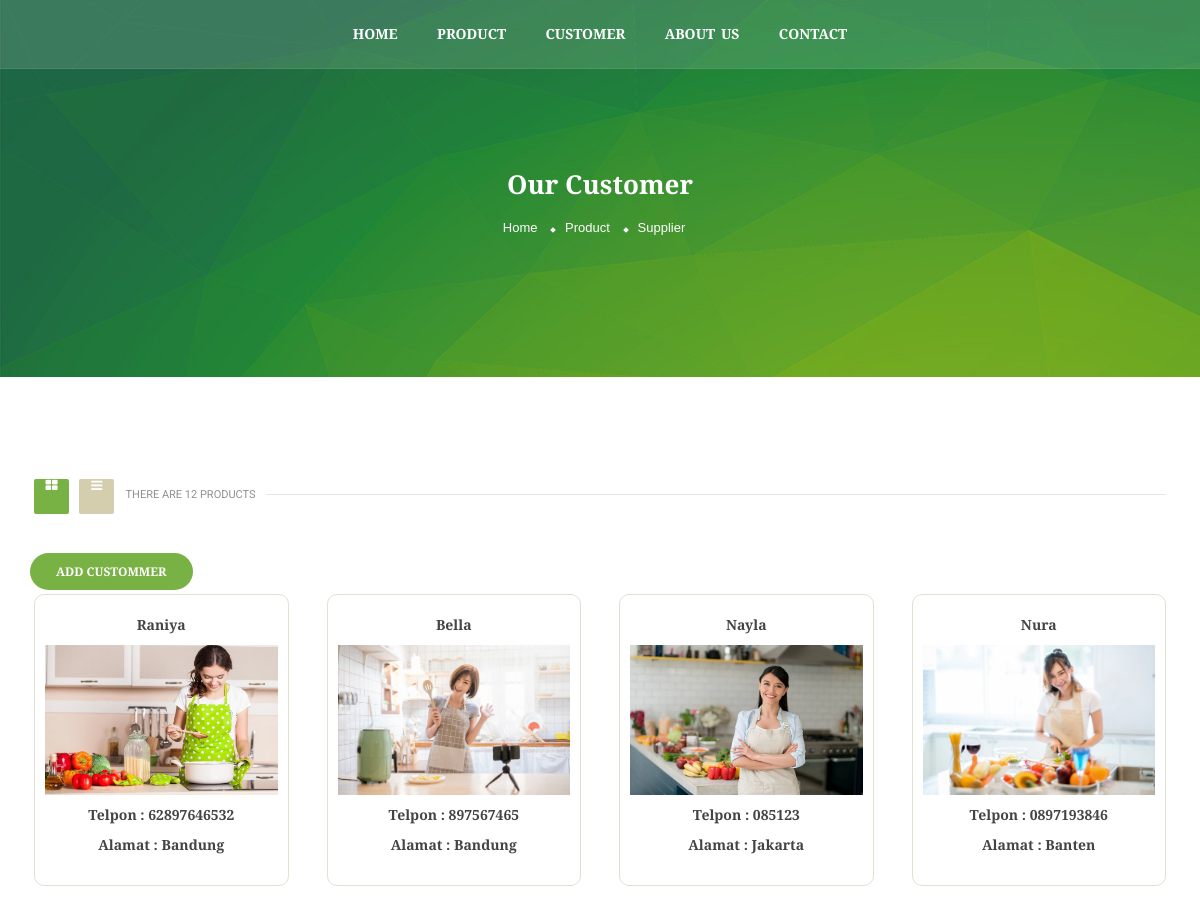
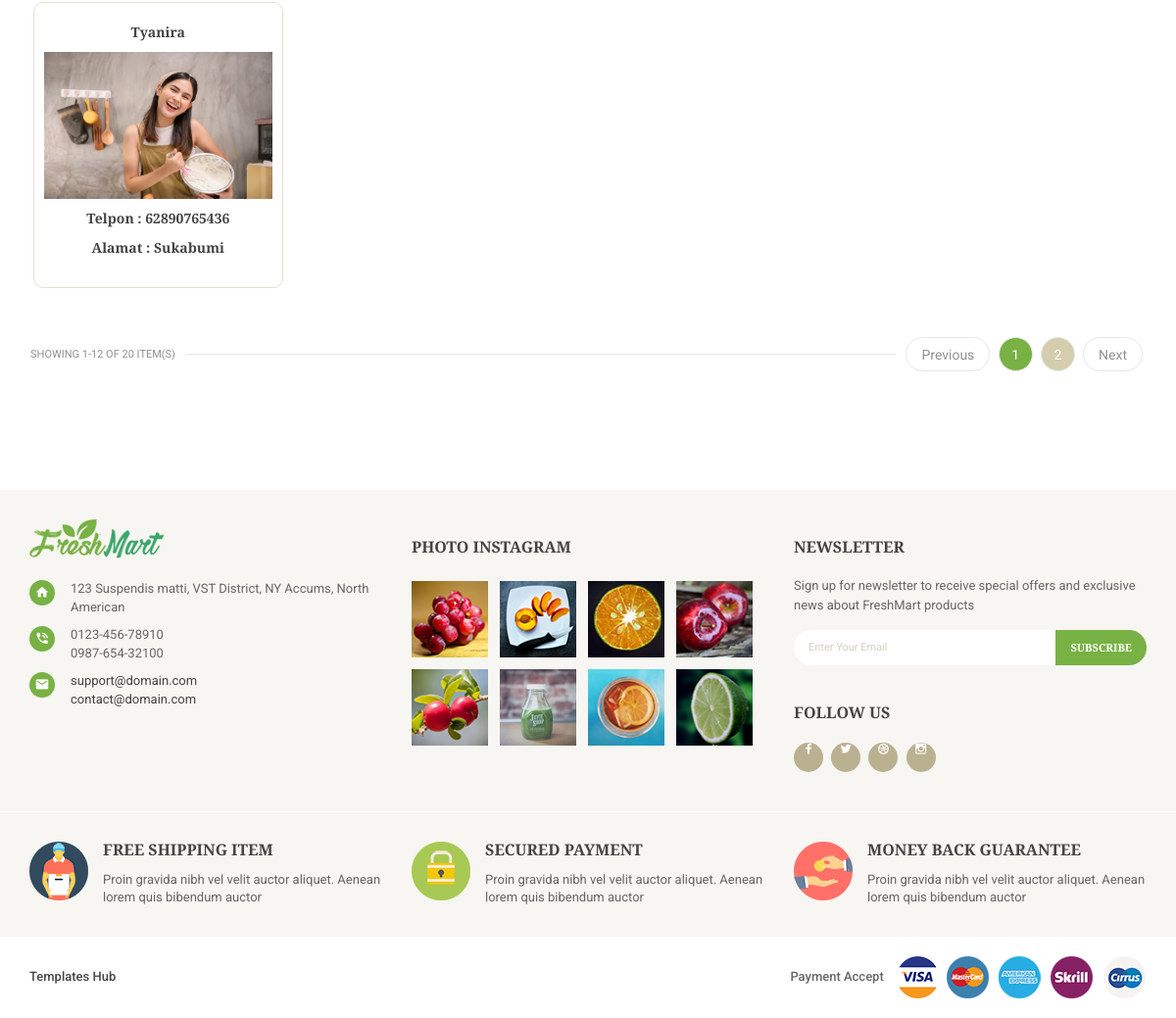
The page /customer/page-customer.php on the database its author committed (2 pictures, top to bottom).
### tables this page shows
CREATE TABLE `pelanggan` (
  `id_pelanggan` int(11) NOT NULL,
  `nama_pelanggan` varchar(100) NOT NULL,
  `jenis_kelamin` enum('pria','wanita') NOT NULL,
  `telpon` varchar(20) NOT NULL,
  `alamat` text NOT NULL,
  `gambar` varchar(225) DEFAULT NULL
);

### customer/page-customer.php (the view, shortened to what this page needs)
<!DOCTYPE php>
<php lang="zxx">
<head>
		<link rel="stylesheet" href="../libs/bootstrap/css/bootstrap.css">
		<link rel="stylesheet" href="../libs/font-awesome/css/font-awesome.min.css">
		<link rel="stylesheet" href="../libs/font-material/css/material-design-iconic-font.min.css">
		<link rel="stylesheet" href="../libs/nivo-slider/css/nivo-slider.css">
		<link rel="stylesheet" href="../libs/nivo-slider/css/animate.css">
		<link rel="stylesheet" href="../libs/nivo-slider/css/style.css">
		<link rel="stylesheet" href="../libs/owl.carousel/assets/owl.carousel.min.css">
		<link rel="stylesheet" href="../libs/slider-range/css/jslider.css">
		<link rel="stylesheet" href="../css/style.css">
		<link rel="stylesheet" href="../css/reponsive.css">
	</head>
	<body class="home home-1">
		<div id="all">
				<div id="main-menu">
					<ul class="menu">
						<li class="dropdown">
							<a href="../home.php" title="Homepage">Home</a>
						</li>
						<li class="dropdown">
							<a href="../produk/product.php" title="Product">Product</a>
						</li>
						<li class="dropdown">
							<a href="../customer/page-customer.php">Customer</a>
						</li>
						<li>
							<a href="../page-about-us.php">About Us</a>
						</li>
						<li>
							<a href="../page-contact.php">Contact</a>
						</li>
					</ul>
				</div>
			<div id="content" class="site-content">
				<div id="breadcrumb">
					<div class="container">
						<h2 class="title">Our Customer</h2>
						<ul class="breadcrumb">
							<li><a href="#" title="Home">Home</a></li>
							<li><a href="#" title="Product">Product</a></li>
							<li><a href="#" title="Suplier">Supplier</a></li>
						</ul>
					</div>
				</div>
				<div class="container">
					<div class="row">
						<div id="center-column" class="col-lg-12 col-md-9 col-sm-9 col-xs-12">
							<div class="product-category-page">
								<div class="products-bar">
									<div class="row">
										<div class="col-md-6 col-xs-6">
											<div class="gridlist-toggle" role="tablist">
												<ul class="nav nav-tabs">
													<li class="active"><a href="#products-grid" data-toggle="tab" aria-expanded="true"><i class="fa fa-th-large"></i></a></li>
													<li><a href="#products-list" data-toggle="tab" aria-expanded="false"><i class="fa fa-bars"></i></a></li>
												</ul>
											</div>
											<div class="total-products">There are 12 products</div>
										</div>
									</div>
								</div>
								<div class="tab-content">
									<div class="tab-pane active" id="products-grid">
										<a class='btn btn-primary' href='add_customer.php'>Add Custommer</a>
										<?php
										include "../connection.php";
										$query = mysqli_query($connection, "SELECT * FROM pelanggan	");
									?>
										<div class="products-block">
											<div class="row">
												<?php
			                						while ($data = mysqli_fetch_array($query)) {
			                					?>
												<div class="col-lg-3 col-md-3 col-sm-6 col-xs-12">
													<div class="product-item">
														<div class="product-title">
															<a href="">
																<?php echo $data['nama_pelanggan'];?>
															</a>
														</div>
														<div class="product-title">
															<a href="">
															<img class="img-responsive" src="../img/customer/<?php echo $data['gambar'];?>" alt="Product Image" style="margin: auto; width: 300px; height: 150px;">
															</a>
														</div>
														<div class="product-title mb-3" >
															<a href="">
																Telpon : <?php echo $data['telpon'];?>
															</a>
														</div>
														<div class="product-title">
															<a href="">
																Alamat : <?php echo $data['alamat'];?>
															</a>
														</div>
													</div>
												</div>
											<?php } ?>
											</div>
										</div>
									</div>
								</div>
								</div>
								<div class="pagination-bar">
									<div class="row">
										<div class="col-md-4 col-sm-4 col-xs-12">
											<div class="text">Showing 1-12 of 20 item(s)</div>
										</div>
										<div class="col-md-8 col-sm-8 col-xs-12">
											<div class="pagination">
												<ul class="page-list">
													<li><a href="#" class="prev">Previous</a></li>
													<li><a href="#" class="current">1</a></li>
													<li><a href="#">2</a></li>
													<li><a href="#" class="next">Next</a></li>
												</ul>
											</div>
										</div>
									</div>
								</div>
							</div>
						</div>
					</div>
				</div>
			</div>
			<footer id="footer">
				<div class="footer">
					<div class="footer-top">
						<div class="container">
							<div class="row">
								<div class="col-lg-4 col-md-4 col-sm-4 col-xs-12">
									<div class="block text">
										<div class="block-content">
											<a href="index.php" class="logo-footer">
												<img src="../img/logo-2.png" alt="Logo">
											</a>
											<div class="contact">
												<div class="item d-flex">
													<div class="item-left">
														<i class="zmdi zmdi-home"></i>
													</div>
													<div class="item-right">
														<span>123 Suspendis matti, VST District, NY Accums, North American</span>
													</div>
												</div>
												<div class="item d-flex">
													<div class="item-left">
														<i class="zmdi zmdi-phone-in-talk"></i>
													</div>
													<div class="item-right">
														<span>0123-456-78910<br>0987-654-32100</span>
													</div>
												</div>
												<div class="item d-flex">
													<div class="item-left">
														<i class="zmdi zmdi-email"></i>
													</div>
													<div class="item-right">
														<span><a href="mailto:support@domain.com">support@domain.com</a><br><a href="mailto:contact@domain.com">contact@domain.com</a></span>
													</div>
												</div>
											</div>
										</div>
									</div>
								</div>
								<div class="col-lg-4 col-md-4 col-sm-4 col-xs-12">
									<div class="block instagram">
										<h2 class="block-title">Photo Instagram</h2>
										<div class="block-content">
											<div class="row margin-0">
												<div class="col-xs-3 col-sm-3 col-md-3 col-lg-3 padding-0">
													<a href="#">
														<img src="../img/instagram-1.png" alt="Instagram Image">
													</a>
												</div>
												<div class="col-xs-3 col-sm-3 col-md-3 col-lg-3 padding-0">
													<a href="#">
														<img src="../img/instagram-2.png" alt="Instagram Image">
													</a>
												</div>
												<div class="col-xs-3 col-sm-3 col-md-3 col-lg-3 padding-0">
													<a href="#">
														<img src="../img/instagram-3.png" alt="Instagram Image">
													</a>
												</div>
												<div class="col-xs-3 col-sm-3 col-md-3 col-lg-3 padding-0">
													<a href="#">
														<img src="../img/instagram-4.png" alt="Instagram Image">
													</a>
												</div>
												<div class="col-xs-3 col-sm-3 col-md-3 col-lg-3 padding-0">
													<a href="#">
														<img src="../img/instagram-5.png" alt="Instagram Image">
													</a>
												</div>
												<div class="col-xs-3 col-sm-3 col-md-3 col-lg-3 padding-0">
													<a href="#">
														<img src="../img/instagram-6.png" alt="Instagram Image">
													</a>
												</div>
												<div class="col-xs-3 col-sm-3 col-md-3 col-lg-3 padding-0">
													<a href="#">
														<img src="../img/instagram-7.png" alt="Instagram Image">
													</a>
												</div>
												<div class="col-xs-3 col-sm-3 col-md-3 col-lg-3 padding-0">
													<a href="#">
														<img src="../img/instagram-8.png" alt="Instagram Image">
													</a>
												</div>
											</div>
										</div>
									</div>
								</div>
								<div class="col-lg-4 col-md-4 col-sm-4 col-xs-12">
									<div class="block newsletter">
										<h2 class="block-title">Newsletter</h2>
										<div class="block-content">
											<p class="description">Sign up for newsletter to receive special offers and exclusive news about FreshMart products</p>
											<form action="#" method="post">
												<input type="text" placeholder="Enter Your Email">
												<button type="submit" class="btn btn-primary">Subscribe</button>
											</form>
										</div>
									</div>
									<div class="block social">
										<h2 class="block-title">Follow Us</h2>
										<div class="block-content">
											<ul>
												<li><a href="#"><i class="zmdi zmdi-facebook"></i></a></li>
												<li><a href="#"><i class="zmdi zmdi-twitter"></i></a></li>
												<li><a href="#"><i class="zmdi zmdi-dribbble"></i></a></li>
												<li><a href="#"><i class="zmdi zmdi-instagram"></i></a></li>
											</ul>
										</div>
									</div>
								</div>
							</div>
						</div>
					</div>
					<div class="footer-bottom">
						<div class="payment-intro">
							<div class="container">
								<div class="row">
									<div class="col-lg-4 col-md-4 col-sm-12 col-xs-12">
										<div class="item d-flex">
											<div class="item-left">
												<img src="../img/home1-payment-1.png" alt="Payment Intro">
											</div>
											<div class="item-right">
												<h3 class="title">Free Shipping item</h3>
												<div class="content">Proin gravida nibh vel velit auctor aliquet. Aenean lorem quis bibendum auctor</div>
											</div>
										</div>
									</div>
									<div class="col-lg-4 col-md-4 col-sm-12 col-xs-12">
										<div class="item d-flex">
											<div class="item-left">
												<img src="../img/home1-payment-2.png" alt="Payment Intro">
											</div>
											<div class="item-right">
												<h3 class="title">Secured Payment</h3>
												<div class="content">Proin gravida nibh vel velit auctor aliquet. Aenean lorem quis bibendum auctor</div>
											</div>
										</div>
									</div>
									<div class="col-lg-4 col-md-4 col-sm-12 col-xs-12">
										<div class="item d-flex">
											<div class="item-left">
												<img src="../img/home1-payment-3.png" alt="Payment Intro">
											</div>
											<div class="item-right">
												<h3 class="title">Money Back Guarantee</h3>
												<div class="content">Proin gravida nibh vel velit auctor aliquet. Aenean lorem quis bibendum auctor</div>
											</div>
										</div>
									</div>
								</div>
							</div>
						</div>
					</div>
				</div>
				<div class="footer-copyright">
					<div class="container">
						<div class="row">
							<div class="col-lg-7 col-md-7 col-sm-7 col-xs-12">
								<div class="copyright"><a target="_blank" href="https://www.templateshub.net">Templates Hub</a></div>
							</div>
							<div class="col-lg-5 col-md-5 col-sm-5 col-xs-12 align-right">
								<div class="payment">
									<span>Payment Accept</span>
									<img src="../img/payment.png" alt="Payment">
								</div>
							</div>
						</div>
					</div>
				</div>
			</footer>
	</body>
</php>

### rows shown on the page
pelanggan: nama_pelanggan "Raniya", gambar (picture), telpon "62897646532", alamat "Bandung"
pelanggan: nama_pelanggan "Bella", gambar (picture), telpon "897567465", alamat "Bandung"
pelanggan: nama_pelanggan "Nayla", gambar (picture), telpon "085123", alamat "Jakarta"
pelanggan: nama_pelanggan "Nura", gambar (picture), telpon "0897193846", alamat "Banten"
pelanggan: nama_pelanggan "Tyanira", gambar (picture), telpon "62890765436", alamat "Sukabumi"
